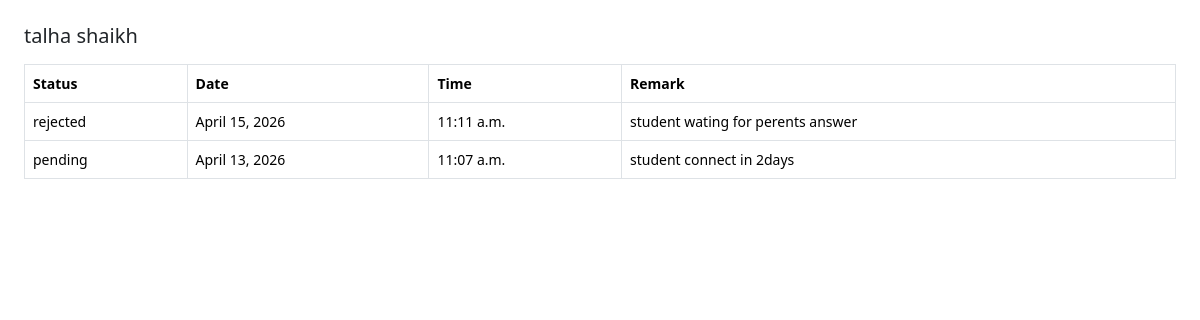
The app's page /followup/1/ with its own data.
### appname/models.py (models this page shows, shortened)
class Student(models.Model):
    FNAME = models.CharField(max_length=50)
    LNAME = models.CharField(max_length=50)
    BIRTHDAY = models.DateField(null=True, blank=True)
    GENDER = models.CharField(max_length=10, blank=True)
    EMAIL = models.EmailField(unique=False)
    PHONE = models.CharField(max_length=10, blank=True)
    ADDRESS = models.CharField(max_length=200, blank=True)
    CITY = models.CharField(max_length=50, blank=True)
    COLLEGENAME = models.CharField(max_length=100, blank=True)
    QUALIFICATION = models.CharField(max_length=50, blank=True, null=True)
    BRANCH = models.CharField(max_length=50, blank=True)
    PASSING_YEAR = models.CharField(max_length=10, blank=True)
    TECHNOLOGY = models.CharField(max_length=50, blank=True)
    STATUS_CHOICES = [
        ('visiting', 'visiting'),
        ('adjoining', 'Adjoining'),
        ('pending', 'Pending'),
        ('rejected', 'Rejected'),
    ]
    status = models.CharField(
        max_length=20,
        choices=STATUS_CHOICES,
        default='visiting'
    )
    visiting_at = models.DateTimeField(auto_now_add=True)
    joining_at = models.DateTimeField(null=True, blank=True)
    COURSE_CHOICES = [
        ('python', 'Python'),
        ('django', 'Django'),
        ('fullstack', 'Full Stack'),
    ]
    course = models.CharField(
        max_length=50,
        choices=COURSE_CHOICES,
        null=True,
        blank=True
    )
    total_fees = models.IntegerField(null=True, blank=True)
    paid_fees = models.IntegerField(default=0)
    remaining_fees = models.IntegerField(null=True, blank=True)

class FollowUp(models.Model):
    student = models.ForeignKey("Student", on_delete=models.CASCADE, related_name="followups")
    remark = models.TextField()
    status = models.CharField(max_length=50)
    followup_date = models.DateField()
    followup_time = models.TimeField()
    created_at = models.DateTimeField(default=timezone.now)

### appname/views.py (the view)
# urls.py: path("followup/<int:id>/", views.followup_details, name="followup_details"),
def followup_details(request, id):
    student = get_object_or_404(Student, id=id)
    followups = FollowUp.objects.filter(
        student=student
    ).order_by("-created_at")
    return render(request, "followup_details.html", {
        "student": student,
        "followups": followups
    })

### templates/followup_details.html (shortened to what this page needs)
<!DOCTYPE html>
<html>
<head>
<link href="https://cdn.jsdelivr.net/npm/bootstrap@5.3.3/dist/css/bootstrap.min.css" rel="stylesheet">
</head>
<body class="p-4">
<h5 class="mb-3">{{ student.FNAME }} {{ student.LNAME }}</h5>
<table class="table table-bordered">
<tr>
<th>Status</th>
<th>Date</th>
<th>Time</th>
<th>Remark</th>
</tr>
{% for f in followups %}
<tr>
<td>{{ f.status }}</td>
<td>{{ f.followup_date }}</td>
<td>{{ f.followup_time }}</td>
<td>{{ f.remark }}</td>
</tr>
{% empty %}
<tr>
<td colspan="4" class="text-center">No Followups Yet</td>
</tr>
{% endfor %}
</table>
</body>
</html>

### templates/followup_details.html (style rules this page uses)
body { font-size: 14px; }

### records on screen
Student: FNAME "talha", LNAME "shaikh"
FollowUp: status "rejected", followup_date "April 15, 2026", followup_time "11:11 a.m.", remark "student wating for perents answer"
FollowUp: status "pending", followup_date "April 13, 2026", followup_time "11:07 a.m.", remark "student connect in 2days"
